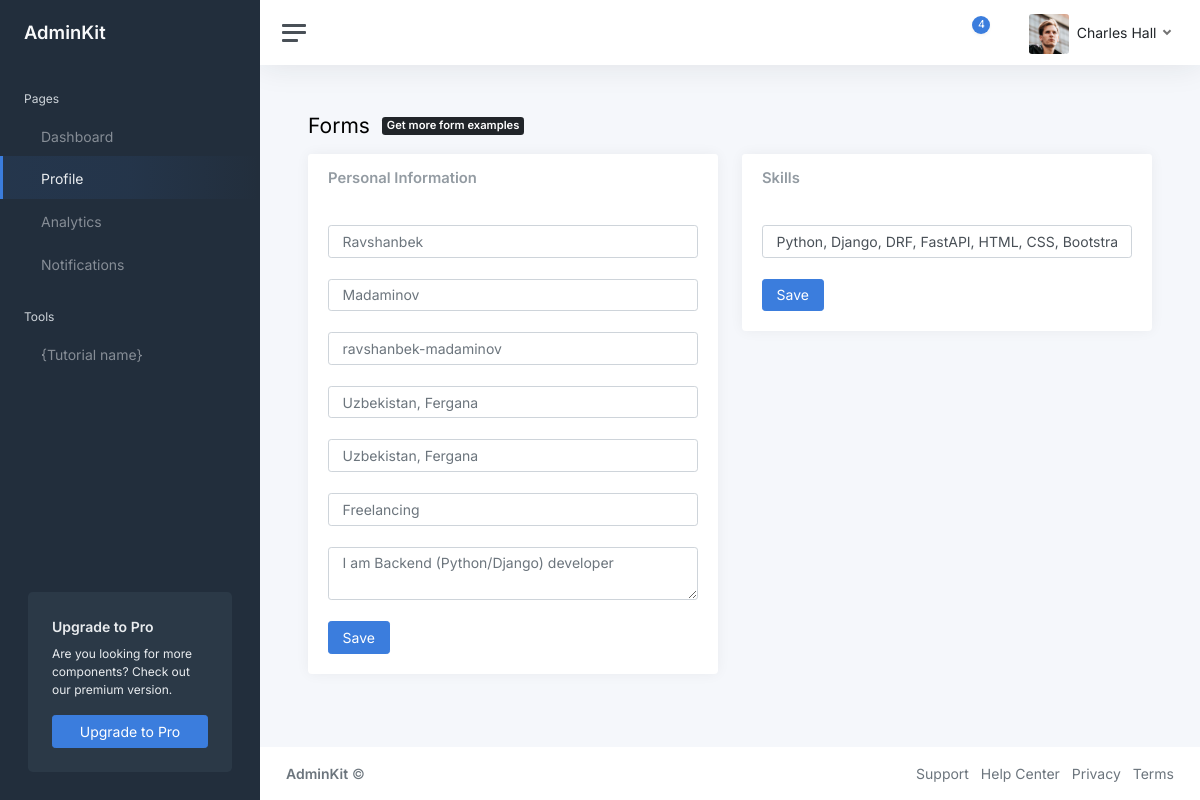
The app's page /profile/edit/ (signed in), older data.
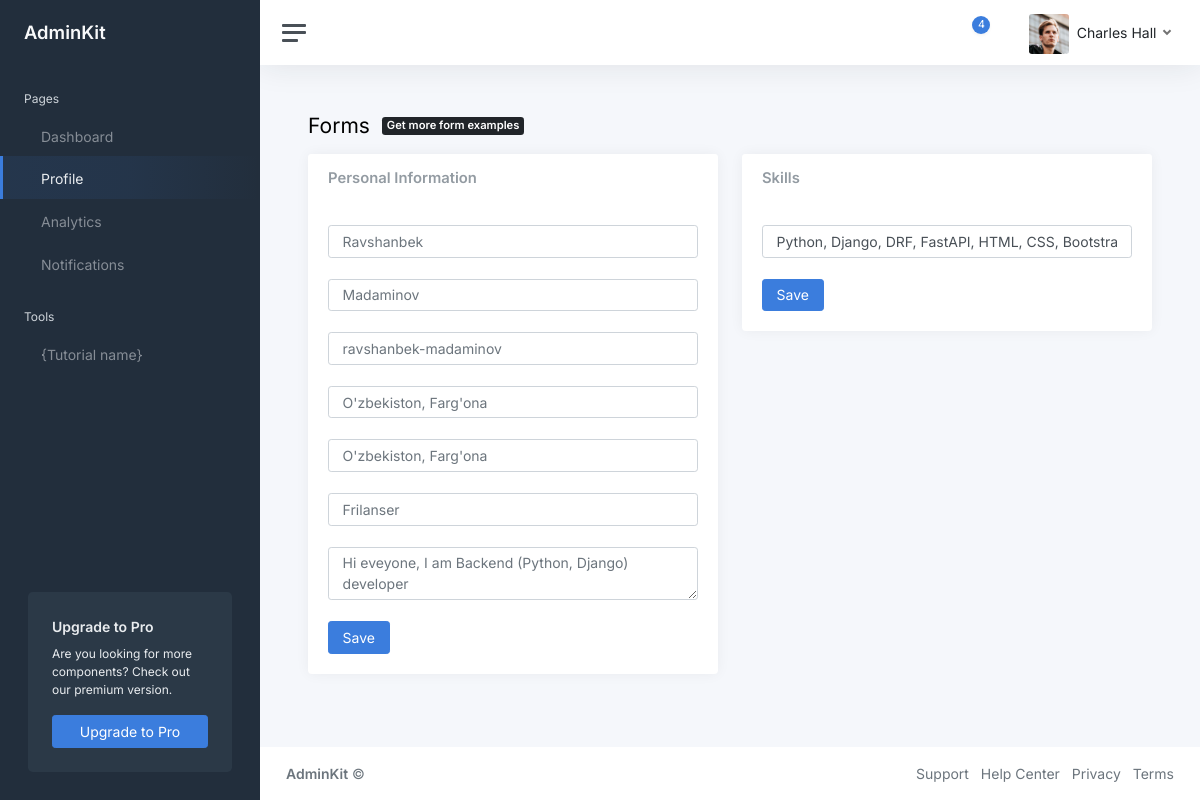
The same page, newer data.
### user/models.py (models this page shows)
class MainUser(models.Model):
    user = models.ForeignKey(User, on_delete=models.CASCADE)
    first_name = models.CharField(max_length=100)
    last_name = models.CharField(max_length=100)
    birth_address = models.CharField(max_length=110)
    live_address = models.CharField(max_length=110)
    work = models.CharField(max_length=100)
    about = models.TextField(max_length=500)
    photo = models.ImageField(upload_to='users-avatar', default="profile.png")
    def __str__(self):
        return self.user.username
    class Meta:
        verbose_name = 'Main User'
        verbose_name_plural = 'Users'

### base/views.py (the view, shortened to what this page needs)
# urls.py: path('profile/edit/',EditProfileView.as_view(), name='edit-profile'),
class EditProfileView(View):
    def get(self, request):
        mainuser = MainUser.objects.get(user=request.user)
        user = User.objects.get(username=mainuser)
        skill = Skill.objects.get(user=mainuser)
        return render(request, 'ui-forms.html',{'mainuser':mainuser, 'skill':skill})

### templates/ui-forms.html (shortened to what the changed rows need)
{% load static %}
<!DOCTYPE html>
<html lang="en">
<head>
	<link href="{% static 'css/app.css' %}" rel="stylesheet">
</head>
<body>
	<div class="wrapper">
		<div class="main">
			<main class="content">
				<div class="container-fluid p-0">
					<div class="mb-3">
						<h1 class="h3 d-inline align-middle">Forms</h1>
					</div>
					<div class="row">
						<div class="col-12 col-lg-6">
							<div class="card">
								<div class="card-body">
									<form method="post">{% csrf_token %}
										<input type="text" name="f-name" class="form-control" placeholder="{{ mainuser.first_name }}"><br>
										<input type="text" name="l-name" class="form-control" placeholder="{{ mainuser.last_name }}"><br>
										<input type="text" name="username" class="form-control" placeholder="{{ user.username }}"><br>
										<input type="text" name="birth-address" class="form-control" placeholder="{{ mainuser.birth_address }}"><br>
										<input type="text" name="live-address" class="form-control" placeholder="{{ mainuser.live_address }}"><br>
										<input type="text" name="work" class="form-control" placeholder="{{ mainuser.work }}"><br>
										<textarea class="form-control" rows="2" placeholder="{{ mainuser.about }}" name="about"></textarea><br>
										<button type="submit" class="btn btn-primary">Save</button>
									</form>
								</div>
							</div>
						</div>
				</div>
			</main>
		</div>
	</div>
</body>
</html>

Row changes from the older to the newer data that the page shows:
changed MainUser "Ravshanbek": birth-address "Uzbekistan, Fergana" → "O'zbekiston, Farg'ona"; live-address "Uzbekistan, Fergana" → "O'zbekiston, Farg'ona"; work "Freelancing" → "Frilanser"; about "I am Backend (Python/Django) developer" → "Hi eveyone, I am Backend (Python, Django) developer"
